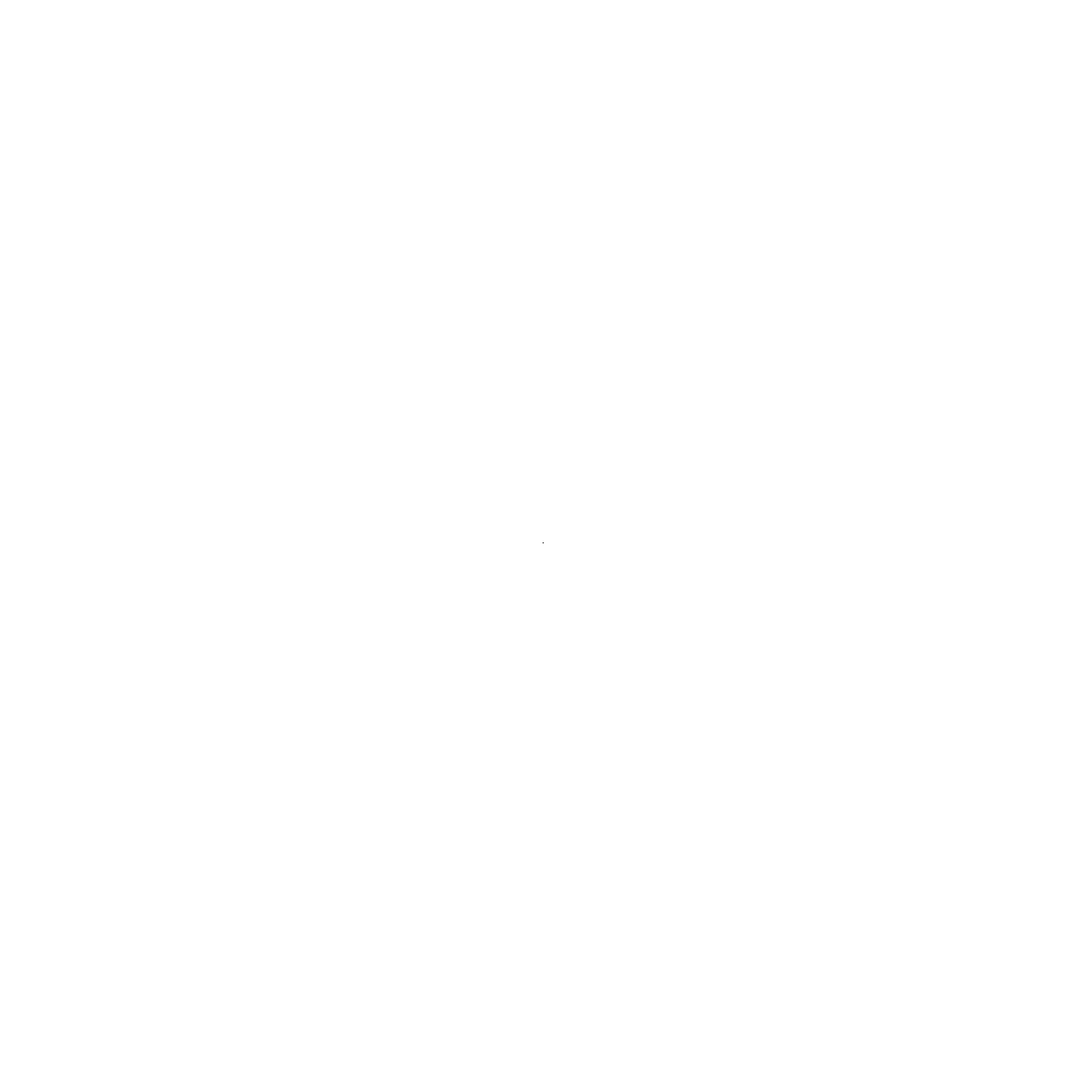
Frame 1 (no input)
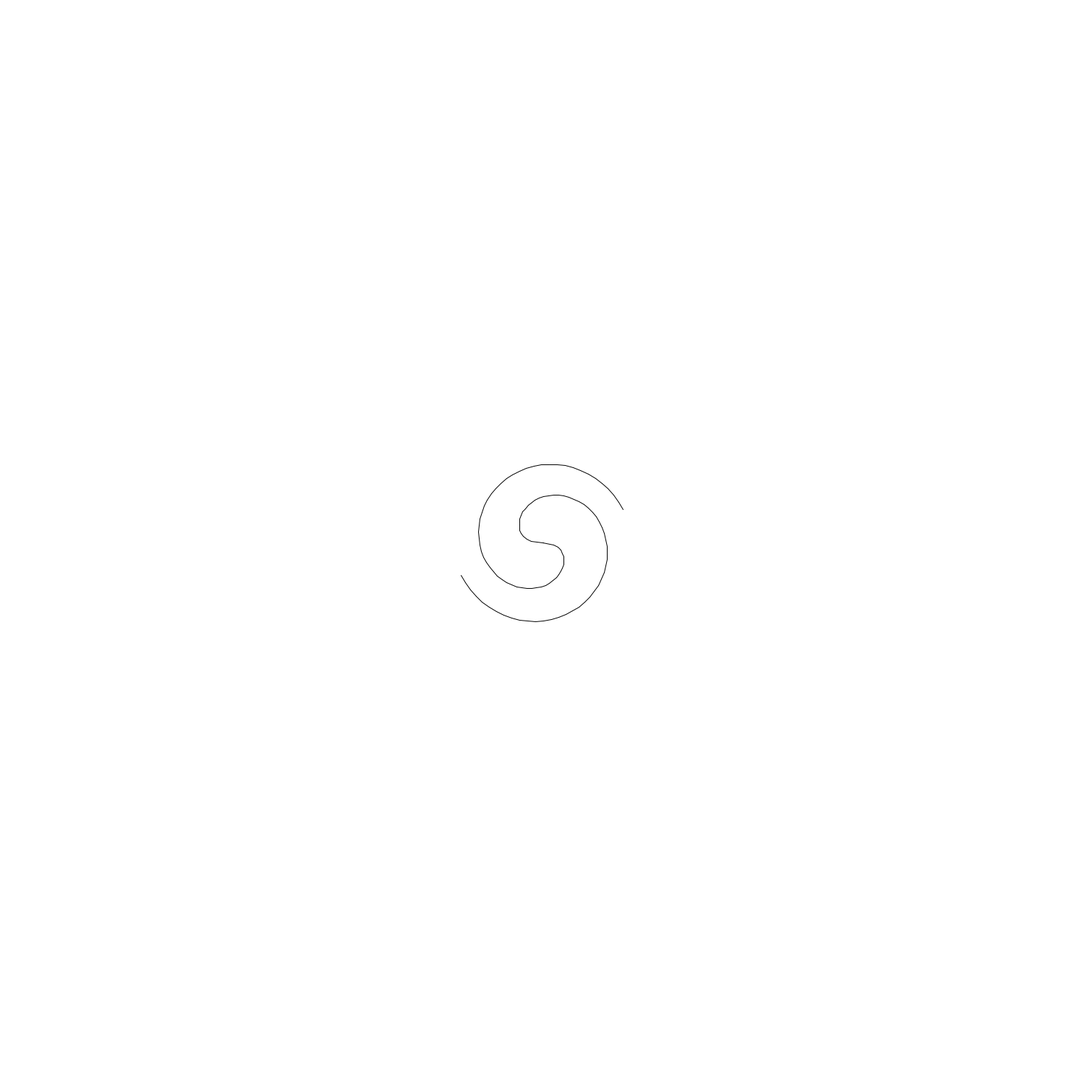
Frame 60 (the mouse pressed at the canvas centre just before this capture)
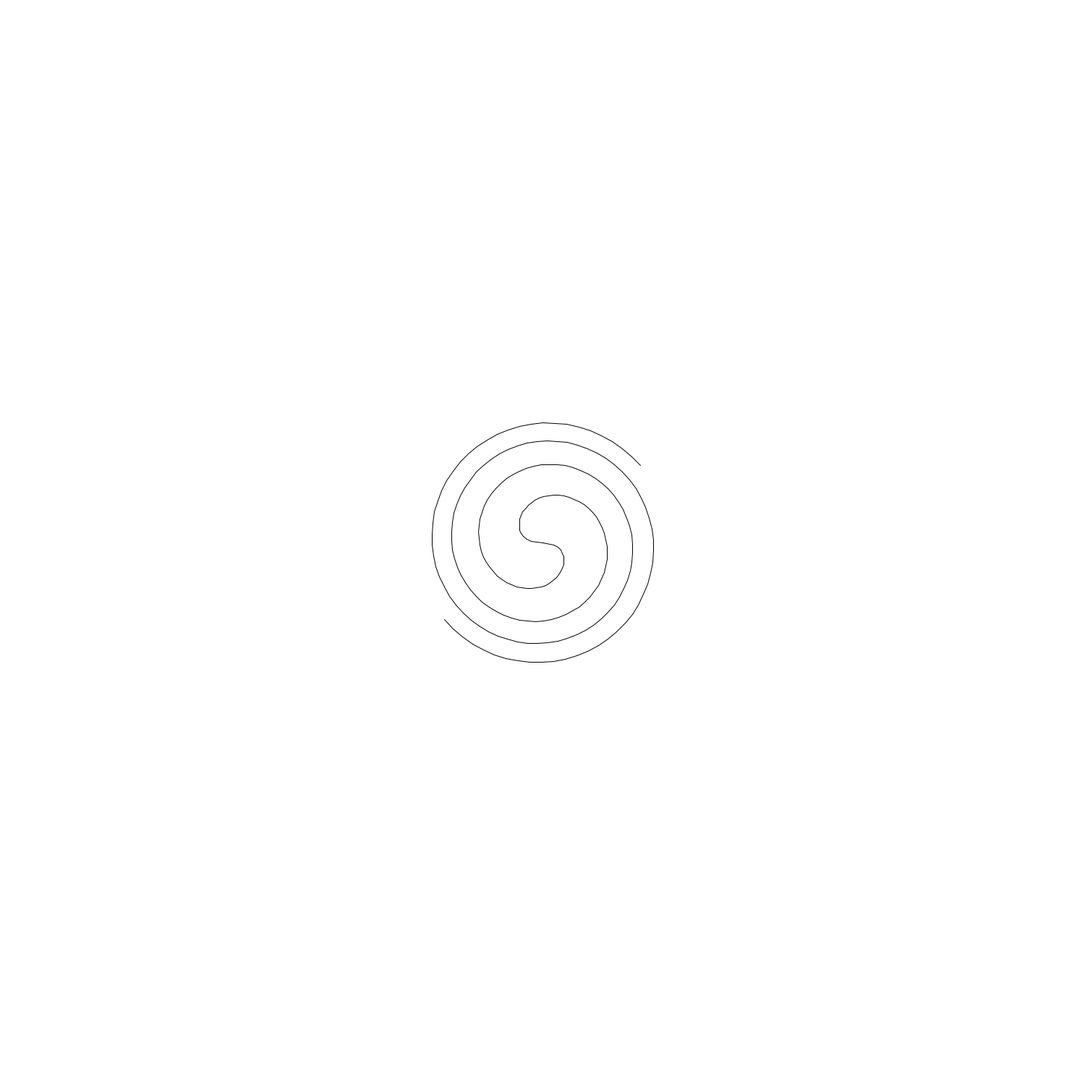
Frame 120 (the mouse held since frame 60 and released just before this capture)

The Processing sketch that drew these frames (run headless with seeded random() and noise(); from frame 60 on, the mouse is pressed at the canvas centre):

// Processing sketch: FermatsSpiral
// ── FermatsSpiral.pde
void setup() {
  size(1500, 1500);
  background(255,255,255);
}

float middlePointx = 750;
float middlePointy = 750;
float x = middlePointx;
float y = middlePointy;
float x2 = middlePointx;
float y2 = middlePointy;
float i = 0;
float radius = 1;

void draw()
{
  if(i <= 7200)
  {
    line(x, y, middlePointx + cos(i) * radius, middlePointy + sin(i) * radius);
    x = middlePointx + cos(i) * radius;
    y = middlePointy + sin(i) * radius;
    radius = (50 * pow(i, 0.5));
    line(x2, y2, middlePointx + cos(i) * radius * -1, middlePointy + sin(i) * radius * -1);
    x2 = middlePointx + cos(i) * radius * -1;
    y2 = middlePointy + sin(i) * radius * -1;
    radius = (50 * pow(i, 0.5));
    i = i + 0.1;
  }
}
